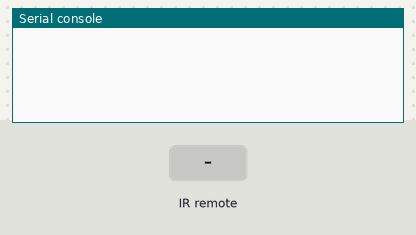
Recording of a program running on a simulated Raspberry Pi Pico running MicroPython. Shown: the last lines printed to the serial console. The inputs (shaded band) are chosen by the test bench.

Above: at 1.2 s.
1.3 s: infrared code 0x45 received
At 2.2 s:
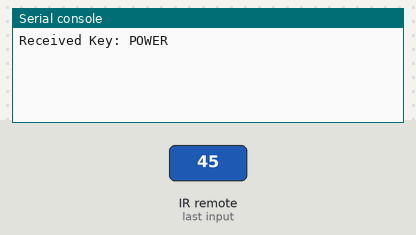
2.8 s: infrared code 0x46 received
At 3.3 s:
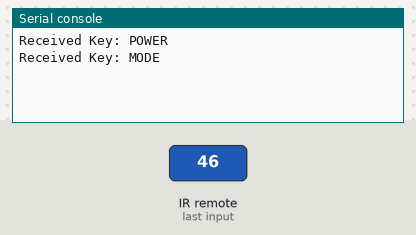
4.3 s: infrared code 0x47 received
At 5.5 s:
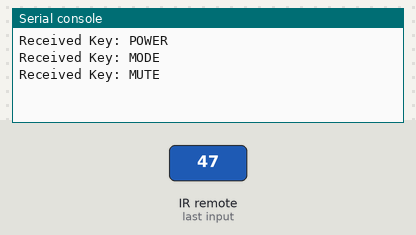
5.8 s: infrared code 0x44 received
At 6.8 s:
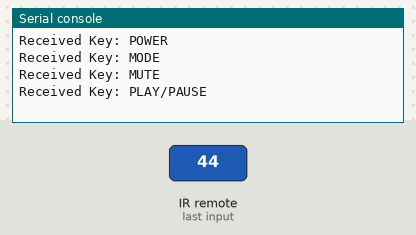
7.3 s: infrared code 0x40 received
At 7.9 s:
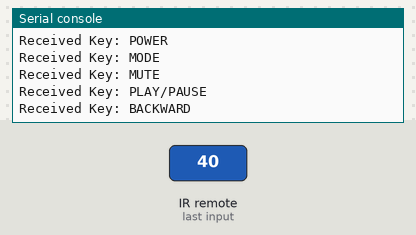
8.8 s: infrared code 0x43 received
At 10.3 s:
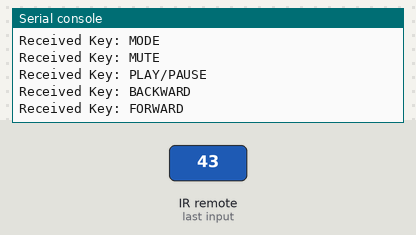

Measured:
- after the input at 1.3 s, the serial console: prints a new line after 0.08 s (image 1)
- after the input at 2.8 s, the serial console: prints a new line after 0.08 s (image 2)
- after the input at 4.3 s, the serial console: prints a new line after 0.08 s (image 3)
- after the input at 5.8 s, the serial console: prints a new line after 0.08 s (image 4)
- after the input at 7.3 s, the serial console: prints a new line after 0.08 s (image 5)
- after the input at 8.8 s, the serial console: prints a new line after 0.08 s (image 6)

The program:

6.4_ir_remote_control.py
```python
import time
from machine import Pin
from ir_rx.nec import NEC_8  # Adjust based on your remote's protocol
from ir_rx.print_error import print_error

# Initialize the IR receiver pin
ir_pin = Pin(17, Pin.IN)

# Callback function to handle received data
def ir_callback(data, addr, ctrl):
    if data < 0:  # Repeat code or error
        pass
    else:
        key = decode_key(data)
        print("Received Key:", key)

# Function to decode the received data into key presses
def decode_key(data):
    key_codes = {
        0x45: "POWER",
        0x46: "MODE",
        0x47: "MUTE",
        0x44: "PLAY/PAUSE",
        0x40: "BACKWARD",
        0x43: "FORWARD",
        0x07: "EQ",
        0x15: "-",
        0x09: "+",
        0xD: "U/SD",
        0x16: "0",
        0x19: "cycle",
        0xC: "1",
        0x5E: "3",
        0x18: "2",
        0x8: "4",
        0x1C: "5",
        0x5A: "6",
        0x42: "7",
        0x52: "8",
        0x4A: "9",
        0x0: "ERROR",
        # Add more key codes based on your remote
    }
    return key_codes.get(data, "UNKNOWN")

# Instantiate the IR receiver
ir = NEC_8(ir_pin, ir_callback)
ir.error_function(print_error)  # Optional: to print errors

try:
    while True:
        time.sleep(1)  # Keep the main thread alive
except KeyboardInterrupt:
    ir.close()
    print("Program terminated")
```
